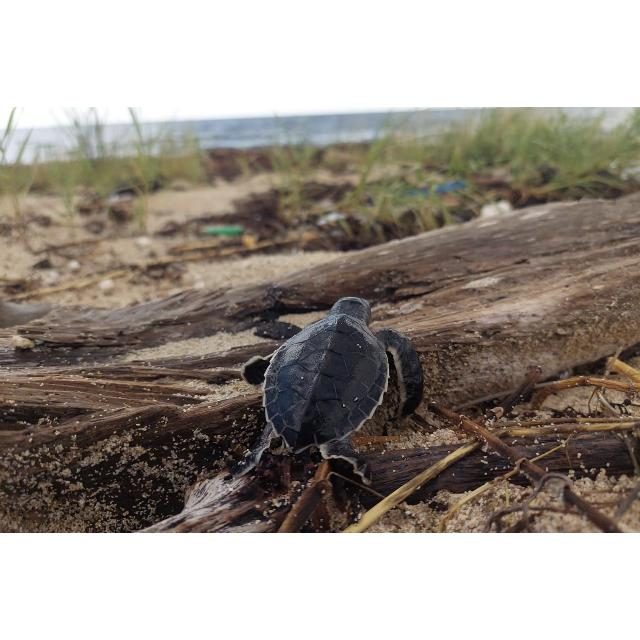
#> input picture train/train/image_id_002.jpg, 640 x 640 px; its folder holds only this picture in this run
$ jupyter execute --allow-errors image_preprocess.ipynb
#> lines starting #> are read from the running program, lines starting #| are printed output that depends on the picture; after the words box and inside, x2 and y2 are one past the last pixel; in counts of white or black regions, pixels touching at a corner belong together
[cell 1]
import numpy as np
from sklearn.cluster import MeanShift, estimate_bandwidth
import numpy as np
import matplotlib.pyplot as plt
from scipy import ndimage as ndi
from skimage.segmentation import watershed
from skimage.feature import peak_local_max
import cv2
import os
import math

[cell 2]
def preprocess_image(image_name):

#> called with image_name = 'train/train/image_id_002.jpg'
    image = cv2.imread(image_name, cv2.IMREAD_GRAYSCALE)  # Read the image as grayscale
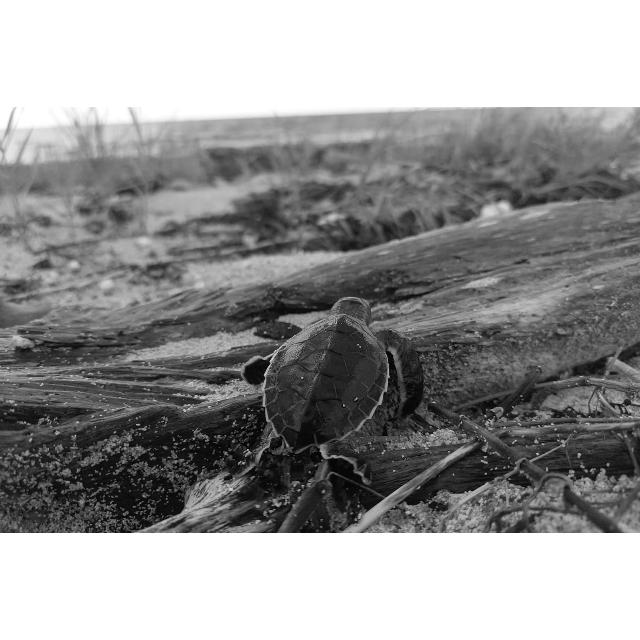
#> image: shape (640, 640); min 0, max 255, mean 151

    histogram, _ = np.histogram(image, bins=255, range=[0, 255])
#> histogram = 255 values, max 137862 at index 254, min 45 at index 229, mean 1606.3

    pixels = 0
    mid_index = 0
    for i in histogram:
        pixels += i
        if pixels >= 204800:
            break
        mid_index += 1
#> this loop made 133 passes
#> (i, pixels) on passes 1 to 8: (221, 221), (76, 297), (103, 400), (121, 521), (164, 685), (238, 923), (283, 1206), (361, 1567)
#> after the loop, mid_index = 132; pixels = 206278


    peak_index = -1
    peak_level_number = -1
    for i in range(0, mid_index):
        if histogram[i] > peak_level_number:
            peak_index = i
            peak_level_number = histogram[i]
#> this loop made 132 passes
#> peak_level_number on passes 1, 6, 7, 8, 9, 10, 11, 12: 221, 238, 283, 361, 474, 495, 563, 725
#> after the loop, peak_index = 115; peak_level_number = 2257


    max_point = (peak_index, peak_level_number)
#> max_point = (115, 2257)
    min_point_left = (0, histogram[0])
#> min_point_left = (0, 221)
    min_point_right = (mid_index, histogram[mid_index])
#> min_point_right = (132, 1612)

    # Calculate the slope of a line
    slope = (max_point[1] - min_point_left[1]) / (max_point[0] - min_point_left[0] + 0.000001)
#> slope = 17.7
    max_deviation = -1
    threshold = 0
    # Calculate the deviation of each gray level on the histogram and find the threshold corresponding to the maximum deviation
    for i in range(0, peak_index):
        deviation = slope * i - histogram[i]
        if deviation > max_deviation:
            max_deviation = deviation
            threshold = i
#> this loop made 115 passes
#> deviation on passes 1 to 8: -221, -58.3, -67.59, -67.89, -93.18, -149.5, -176.8, -237.1
#> after the loop, max_deviation = -1; threshold = 0
    slope = (min_point_right[1] - max_point[1]) / (max_point[0] - min_point_right[0] + 0.000001)
#> slope = 37.94

    # Calculate the deviation of each gray level on the histogram and find the threshold corresponding to the maximum deviation
    for i in range(peak_index, mid_index):
        deviation = histogram[peak_index] +  slope * (i-peak_index) - histogram[i]
        if deviation > max_deviation:
            max_deviation = deviation
            threshold = i
#> this loop made 17 passes
#> (deviation, max_deviation) on passes 1, 2, 5, 6, 7, 8, 9, 11: (0, 0), (144.9, 144.9), (236.8, 236.8), (255.7, 255.7), (382.6, 382.6), (525.6, 525.6), (539.5, 539.5), (644.4, 644.4)
#> after the loop, max_deviation = 1206.1; threshold = 131

    peak_index = -1
    peak_level_number = -1
    for i in range(mid_index, 254):
        if histogram[i] > peak_level_number:
            peak_index = i
            peak_level_number = histogram[i]
#> this loop made 122 passes
#> peak_level_number on pass 1: 1612
#> after the loop, peak_index = 132; peak_level_number = 1612


    max_point = (peak_index, peak_level_number)
#> max_point = (132, 1612)
    min_point_left = (mid_index, histogram[mid_index])
#> min_point_left = (132, 1612)
    min_point_right = (254, histogram[254])
#> min_point_right = (254, 137862)

    # Calculate the slope of a line
    slope = (max_point[1] - min_point_left[1]) / (max_point[0] - min_point_left[0] + 0.000001)
#> slope = 0
    max_deviation = -1
    threshold2 = 0

    # Calculate the deviation of each gray level on the histogram and find the threshold corresponding to the maximum deviation

    for i in range(mid_index, peak_index):
        deviation = slope * i - histogram[i]
        if deviation > max_deviation:
            max_deviation = deviation
            threshold2 = i
#> after the loop, max_deviation = -1; threshold2 = 0

    slope = (min_point_right[1] - max_point[1]) / (max_point[0] - min_point_right[0] + 0.000001)
#> slope = -1116.8
    # Calculate the deviation of each gray level on the histogram and find the threshold corresponding to the maximum deviation
    for i in range(peak_index, 254):
        deviation = histogram[peak_index] +  slope * (i-peak_index) - histogram[i]
        if deviation > max_deviation:
            max_deviation = deviation
            threshold2 = i
#> this loop made 122 passes
#> after the loop, max_deviation = 0; threshold2 = 132

    if mid_index < 50 or mid_index > 200:
        threshold = 85
        threshold2 = 200

    if histogram[peak_index] < 7000:
        threshold = 85
        threshold2 = 200

    image[image < threshold] = 0
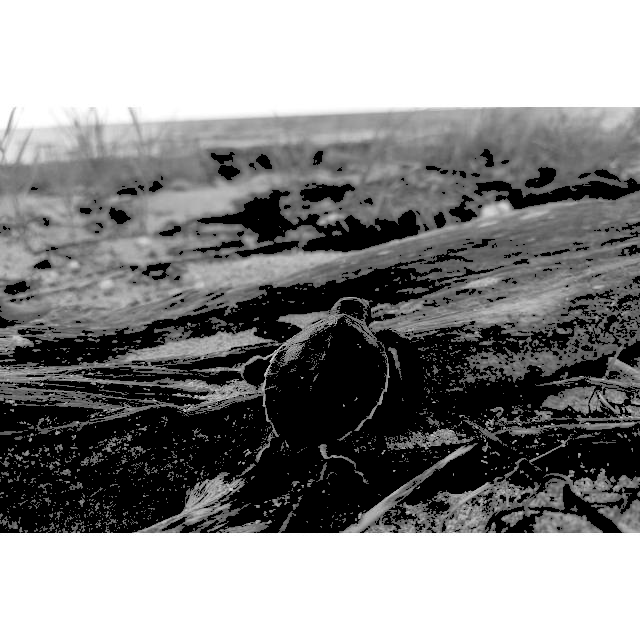
#> image: shape (640, 640); min 0, max 255, mean 137.7
    image[(image >= threshold) & (image <= threshold2)] = 127
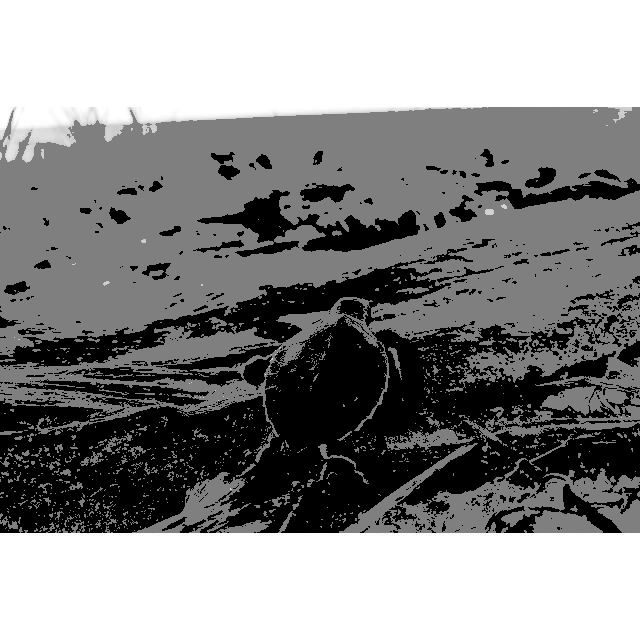
#> image: shape (640, 640); min 0, max 255, mean 137.8
    image[image > threshold2] = 255
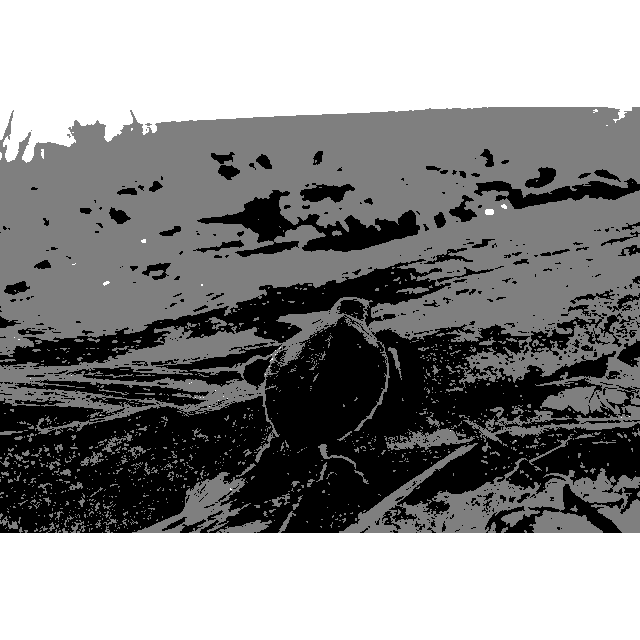
#> image: shape (640, 640); 1.79% of pixels changed, all inside (x1, y1, x2, y2) = (0, 104, 640, 536)

    # kernel = np.ones((3, 3), np.uint8)

    # image = cv2.erode(image, kernel, iterations=1)
    # image = cv2.dilate(image, kernel, iterations=1)

    return image

$ run again, on train/train/image_id_034.jpg
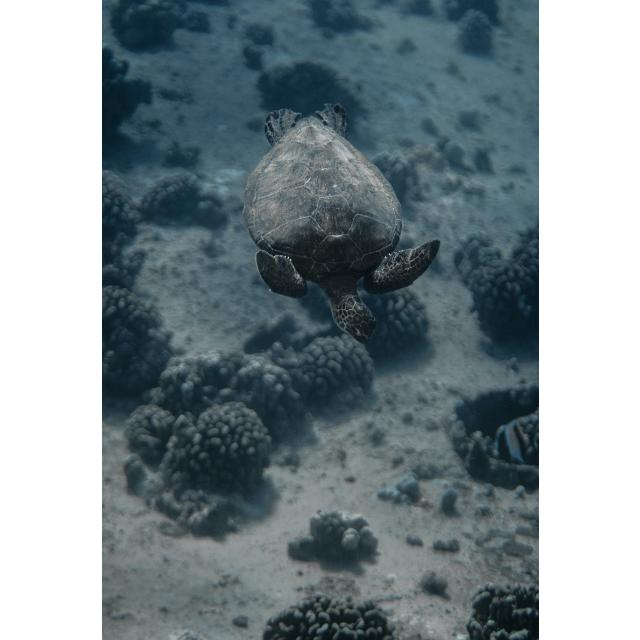
#> input picture train/train/image_id_034.jpg, 640 x 640 px
#> in preprocess_image, `image = cv2.imread(image_name, cv2.IMREAD_GRAYSCALE)`:
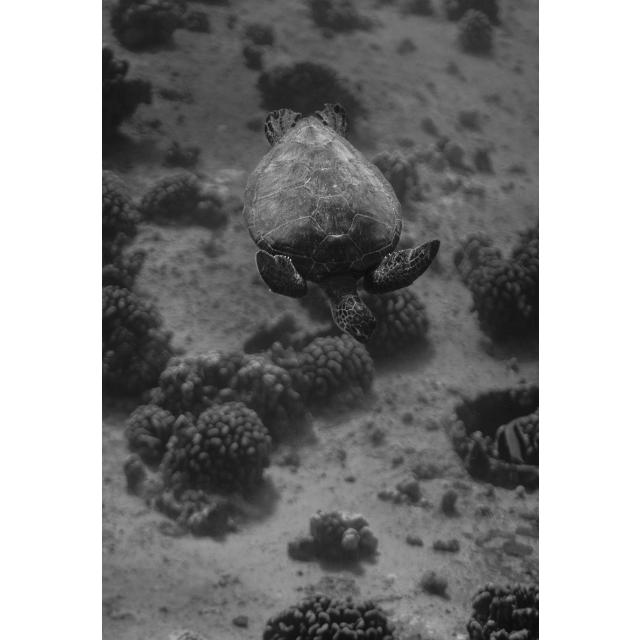
#> image: shape (640, 640); min 0, max 255, mean 137.3
#> histogram = 255 values, max 128461 at index 254, min 0 at index 1, mean 1606.3
#> the loop in preprocess_image, `for i in histogram:` made 108 passes
#> (i, pixels) on passes 2 to 9: (0, 1), (0, 1), (0, 1), (0, 1), (1, 2), (2, 4), (1, 5), (2, 7)
#> after the loop in preprocess_image, `for i in histogram:`: mid_index = 107; pixels = 207323
#> the loop in preprocess_image, `for i in range(0, mid_index):` made 107 passes
#> peak_level_number on passes 1, 7, 10, 11, 12, 13, 14, 15: 1, 2, 5, 7, 26, 37, 56, 102
#> after the loop in preprocess_image, `for i in range(0, mid_index):`: peak_index = 104; peak_level_number = 3662
#> in preprocess_image, `max_point = (peak_index, peak_level_number)`: max_point = (104, 3662)
#> in preprocess_image, `min_point_left = (0, histogram[0])`: min_point_left = (0, 1)
#> in preprocess_image, `min_point_right = (mid_index, histogram[mid_index])`: min_point_right = (107, 3460)
#> in preprocess_image, `slope = (max_point[1] - min_point_left[1]) / (max_point[0] - min_point..`: slope = 35.2
#> the loop in preprocess_image, `for i in range(0, peak_index):` made 104 passes
#> (deviation, max_deviation) on passes 2 to 9: (35.2, 35.2), (70.4, 70.4), (105.6, 105.6), (140.8, 140.8), (175, 175), (209.2, 209.2), (245.4, 245.4), (279.6, 279.6)
#> after the loop in preprocess_image, `for i in range(0, peak_index):`: max_deviation = 727.7; threshold = 68
#> in preprocess_image, `slope = (min_point_right[1] - max_point[1]) / (max_point[0] - min_poin..`: slope = 67.33
#> the loop in preprocess_image, `for i in range(peak_index, mid_index):` made 3 passes
#> deviation on passes 1 to 3: 0, 183.3, 302.7
#> after the loop in preprocess_image, `for i in range(peak_index, mid_index):`: max_deviation = 727.7; threshold = 68
#> the loop in preprocess_image, `for i in range(mid_index, 254):` made 147 passes
#> peak_level_number on pass 1: 3460
#> after the loop in preprocess_image, `for i in range(mid_index, 254):`: peak_index = 107; peak_level_number = 3460
#> in preprocess_image, `max_point = (peak_index, peak_level_number)`: max_point = (107, 3460)
#> in preprocess_image, `min_point_right = (254, histogram[254])`: min_point_right = (254, 128461)
#> in preprocess_image, `slope = (max_point[1] - min_point_left[1]) / (max_point[0] - min_point..`: slope = 0
#> after the loop in preprocess_image, `for i in range(mid_index, peak_index):`: max_deviation = -1; threshold2 = 0
#> in preprocess_image, `slope = (min_point_right[1] - max_point[1]) / (max_point[0] - min_poin..`: slope = -850.3
#> the loop in preprocess_image, `for i in range(peak_index, 254):` made 147 passes
#> (deviation, max_deviation) on pass 1: (0, 0)
#> after the loop in preprocess_image, `for i in range(peak_index, 254):`: max_deviation = 0; threshold2 = 107
#> in preprocess_image, `image[(image >= threshold) & (image <= threshold2)] = 127`:
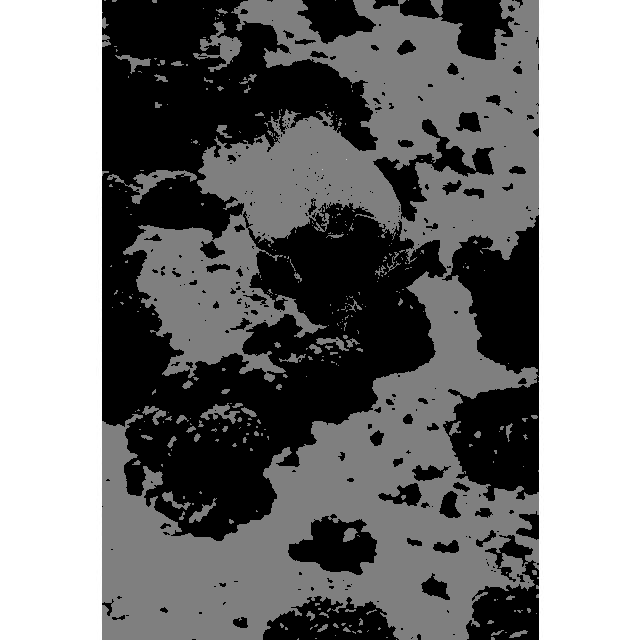
#> image: shape (640, 640); min 0, max 255, mean 125

$ run again, on train/train/image_id_040.jpg
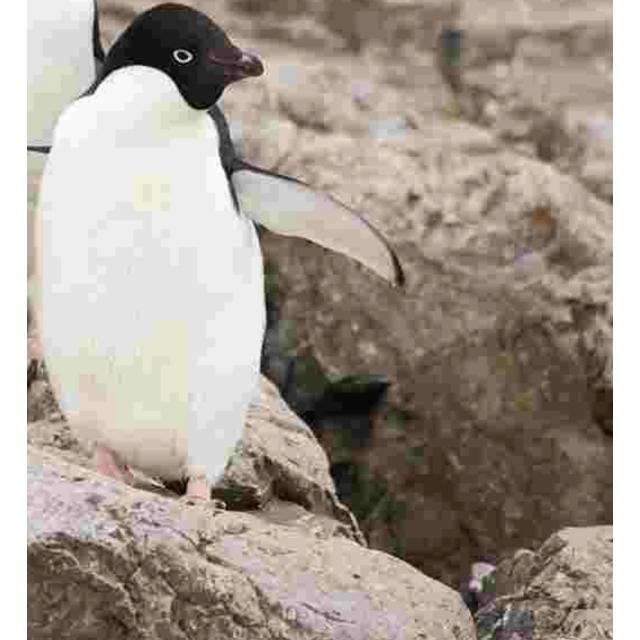
#> input picture train/train/image_id_040.jpg, 640 x 640 px
#> histogram = 255 values, max 33493 at index 254, min 8 at index 1, mean 1606.3
#> the loop in preprocess_image, `for i in histogram:` made 167 passes
#> (i, pixels) on passes 1 to 3: (10, 10), (8, 18), (9, 27)
#> after the loop in preprocess_image, `for i in histogram:`: mid_index = 166; pixels = 206517
#> the loop in preprocess_image, `for i in range(0, mid_index):` made 166 passes
#> peak_level_number on passes 1, 4, 5, 6, 7, 8, 9, 19: 10, 21, 22, 34, 49, 134, 381, 1203
#> after the loop in preprocess_image, `for i in range(0, mid_index):`: peak_index = 67; peak_level_number = 3961
#> in preprocess_image, `max_point = (peak_index, peak_level_number)`: max_point = (67, 3961)
#> in preprocess_image, `min_point_left = (0, histogram[0])`: min_point_left = (0, 10)
#> in preprocess_image, `min_point_right = (mid_index, histogram[mid_index])`: min_point_right = (166, 2153)
#> in preprocess_image, `slope = (max_point[1] - min_point_left[1]) / (max_point[0] - min_point..`: slope = 58.97
#> the loop in preprocess_image, `for i in range(0, peak_index):` made 67 passes
#> (deviation, max_deviation) on passes 2, 3, 4, 5, 6, 7, 11, 12: (50.97, 50.97), (108.9, 108.9), (155.9, 155.9), (213.9, 213.9), (260.9, 260.9), (304.8, 304.8), (491.7, 491.7), (518.7, 518.7)
#> after the loop in preprocess_image, `for i in range(0, peak_index):`: max_deviation = 2609.1; threshold = 64
#> in preprocess_image, `slope = (min_point_right[1] - max_point[1]) / (max_point[0] - min_poin..`: slope = 18.26
#> the loop in preprocess_image, `for i in range(peak_index, mid_index):` made 99 passes
#> (deviation, max_deviation) on passes 6, 17, 24, 25, 26, 27, 35, 36: (2682.3, 2682.3), (2730.2, 2730.2), (2783, 2783), (2884.3, 2884.3), (2982.6, 2982.6), (3008.8, 3008.8), (3065.9, 3065.9), (3174.2, 3174.2)
#> after the loop in preprocess_image, `for i in range(peak_index, mid_index):`: max_deviation = 4246.6; threshold = 153
#> the loop in preprocess_image, `for i in range(mid_index, 254):` made 88 passes
#> peak_level_number on passes 1, 2, 12, 21, 22, 54, 63, 73: 2153, 2576, 2833, 3048, 4448, 4450, 18837, 21083
#> after the loop in preprocess_image, `for i in range(mid_index, 254):`: peak_index = 238; peak_level_number = 21083
#> in preprocess_image, `max_point = (peak_index, peak_level_number)`: max_point = (238, 21083)
#> in preprocess_image, `min_point_left = (mid_index, histogram[mid_index])`: min_point_left = (166, 2153)
#> in preprocess_image, `min_point_right = (254, histogram[254])`: min_point_right = (254, 33493)
#> in preprocess_image, `slope = (max_point[1] - min_point_left[1]) / (max_point[0] - min_point..`: slope = 262.9
#> the loop in preprocess_image, `for i in range(mid_index, peak_index):` made 72 passes
#> (deviation, max_deviation) on passes 1, 3, 4, 5, 6, 7, 8, 9: (41491.2, 41491.2), (41797, 41797), (42441.9, 42441.9), (42884.8, 42884.8), (43203.7, 43203.7), (43455.7, 43455.7), (43694.6, 43694.6), (43899.5, 43899.5)
#> after the loop in preprocess_image, `for i in range(mid_index, peak_index):`: max_deviation = 61252.4; threshold2 = 235
#> in preprocess_image, `slope = (min_point_right[1] - max_point[1]) / (max_point[0] - min_poin..`: slope = -775.6
#> the loop in preprocess_image, `for i in range(peak_index, 254):` made 16 passes
#> deviation on passes 1 to 8: 0, 18461.4, 18888.7, 18545.1, 17791.5, 17066.9, 16286.2, 15475.6
#> after the loop in preprocess_image, `for i in range(peak_index, 254):`: max_deviation = 61252.4; threshold2 = 235
#> in preprocess_image, `image[image < threshold] = 0`:
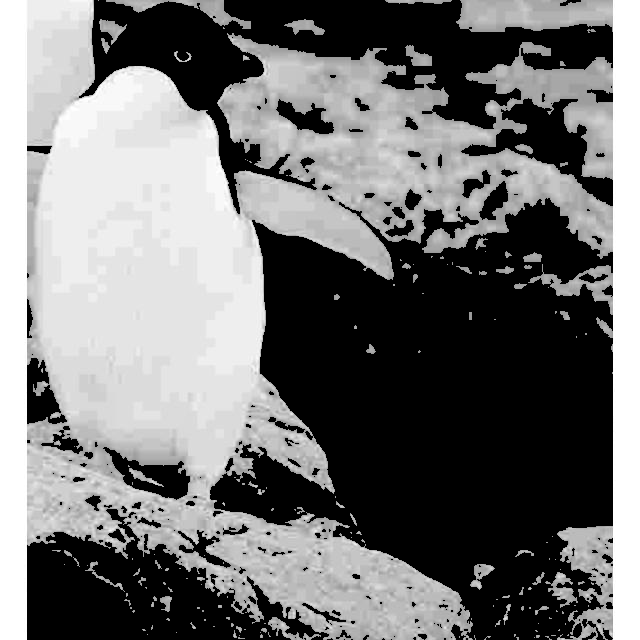
#> image: shape (640, 640); min 0, max 255, mean 115.7
#> in preprocess_image, `image[(image >= threshold) & (image <= threshold2)] = 127`:
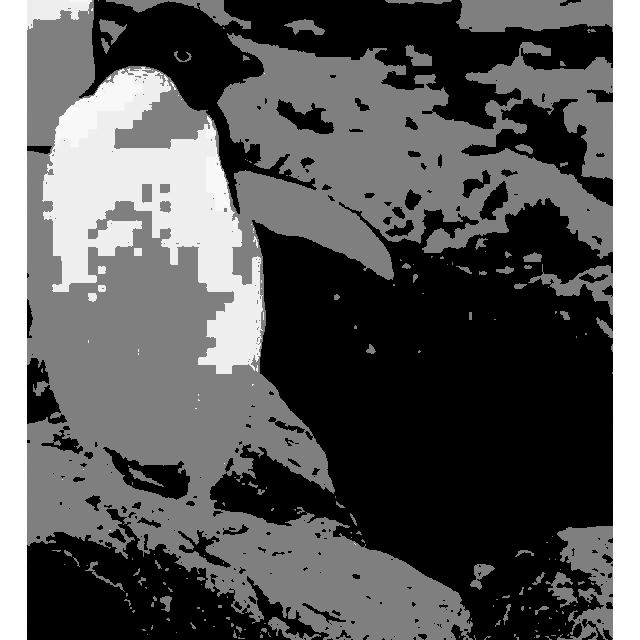
#> image: shape (640, 640); min 0, max 255, mean 89.3
